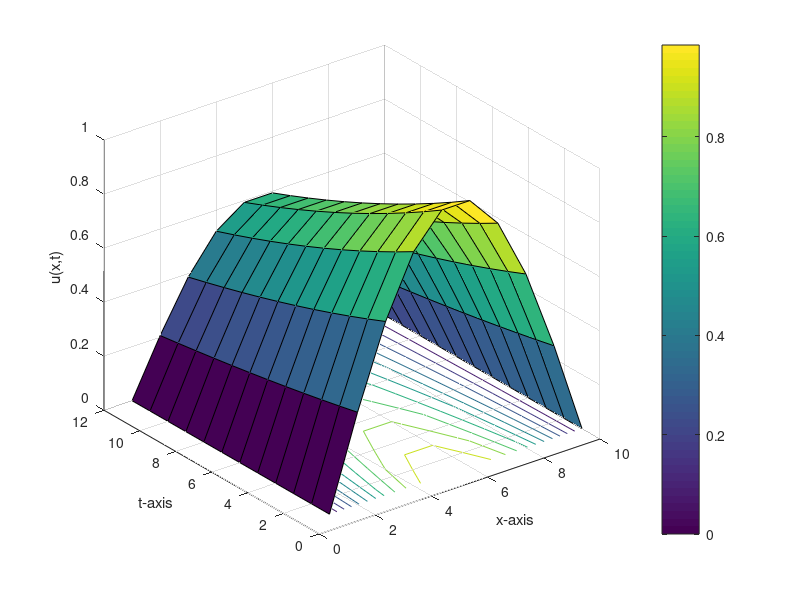
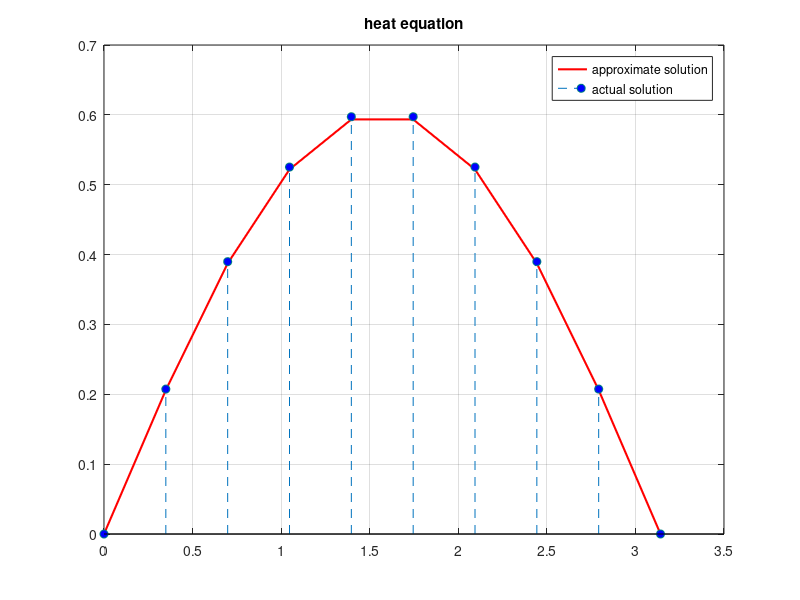

Source code (MATLAB) for these figures, in order:
    % Approximate the solution of the one dimensional heat equation
    %
    % du/dt = d^2u/dx^2,   0 < x < pi,  t > 0
    %
    % which is subject to the initial condition
    % u(x,0) = sin(x),   0 <= x <= pi
    %
    % and the boundary conditions
    % u(0,t) = u(pi,t) = 0,   t > 0
    %
    % and compare the result at t = 0.5 to the actual solution
    % u(x,t) = exp(-t)*sin(x)

    function heat2
    clc
    clf
    clear all
    c=1;%Diffusivity
    a=0;%Left boundary
    b=pi;%Right boundary
    tf=0.5;%Final time
    n=10;
    m=12;
    C1=0;%Left Boundary Condition
    C2=0;%Right Boundary Condition
    h=(b-a)/(n-1);%Grid spacing
    k=(tf-0)/(m-1);%Time stepping
    r=(c*c*k)/(h*h)%Stability criterion 0<r<0.5
    u=zeros(n,m);
    for j=1:m
        u(1,j)=C1;
        u(n,j)=C2;
    end
    for i=2:n-1
        u(i,1)=f(a+(i-1)*h);
    end
    for j=2:m
        for i=2:n-1
            u(i,j)=r*u(i-1,j-1)+(1-2*r)*u(i,j-1)+r*u(i+1,j-1);
        end
    end
    disp('Result=')
    num2str(u')
    figure (1)
    surfc(u')
    colorbar
    grid on
    xlabel('x-axis');
    ylabel('t-axis');
    zlabel('u(x,t)');
    hold off
    x(1)=a; x(n)=b;
    for i=2:n-1
        x(i)=x(i-1)+h;
    end
    figure (2)
    sum=0.0;
    for i=1:n
        v1(i)=u(i,m);%approximate solution depends on the value of m
        v2(i)=exp(-tf)*sin(x(i)); %Exact solution at t=0.5
        sum=sum+(v1(i)-v2(i))*(v1(i)-v2(i));
    end
    rmse=sqrt(sum/length(v1))
    plot(x,v1,'-r','LineWidth',1.5)
    hold on
    stem(x,v2,'--','MarkerEdgeColor',[0 .5 .5],'MarkerFaceColor','blue')
    grid on
    hold off
    title('heat equation')
    legend('approximate solution','actual solution');
    function z=f(x)
    z=sin(x);
